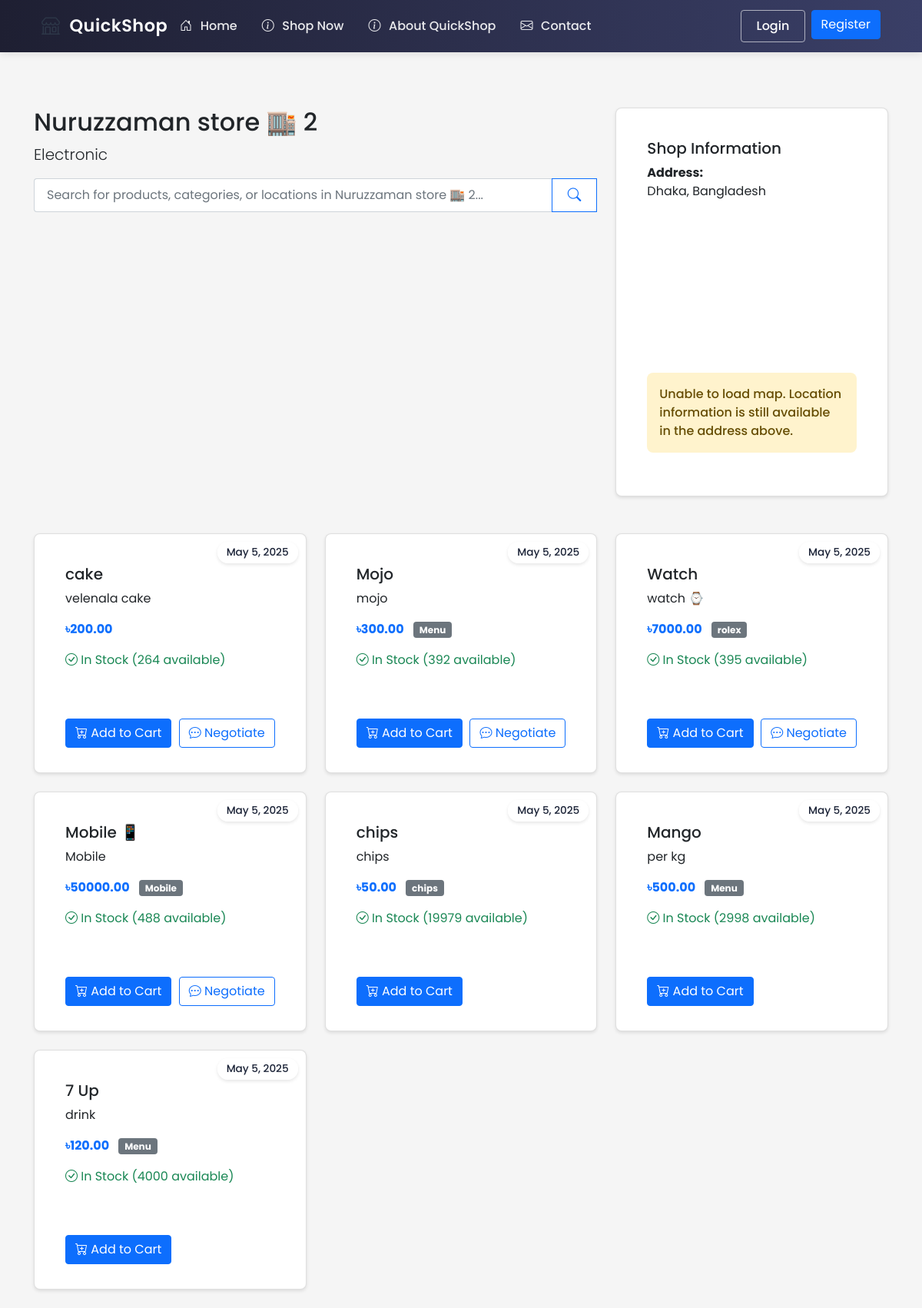
/shop/1, run on an earlier commit of the app's database.
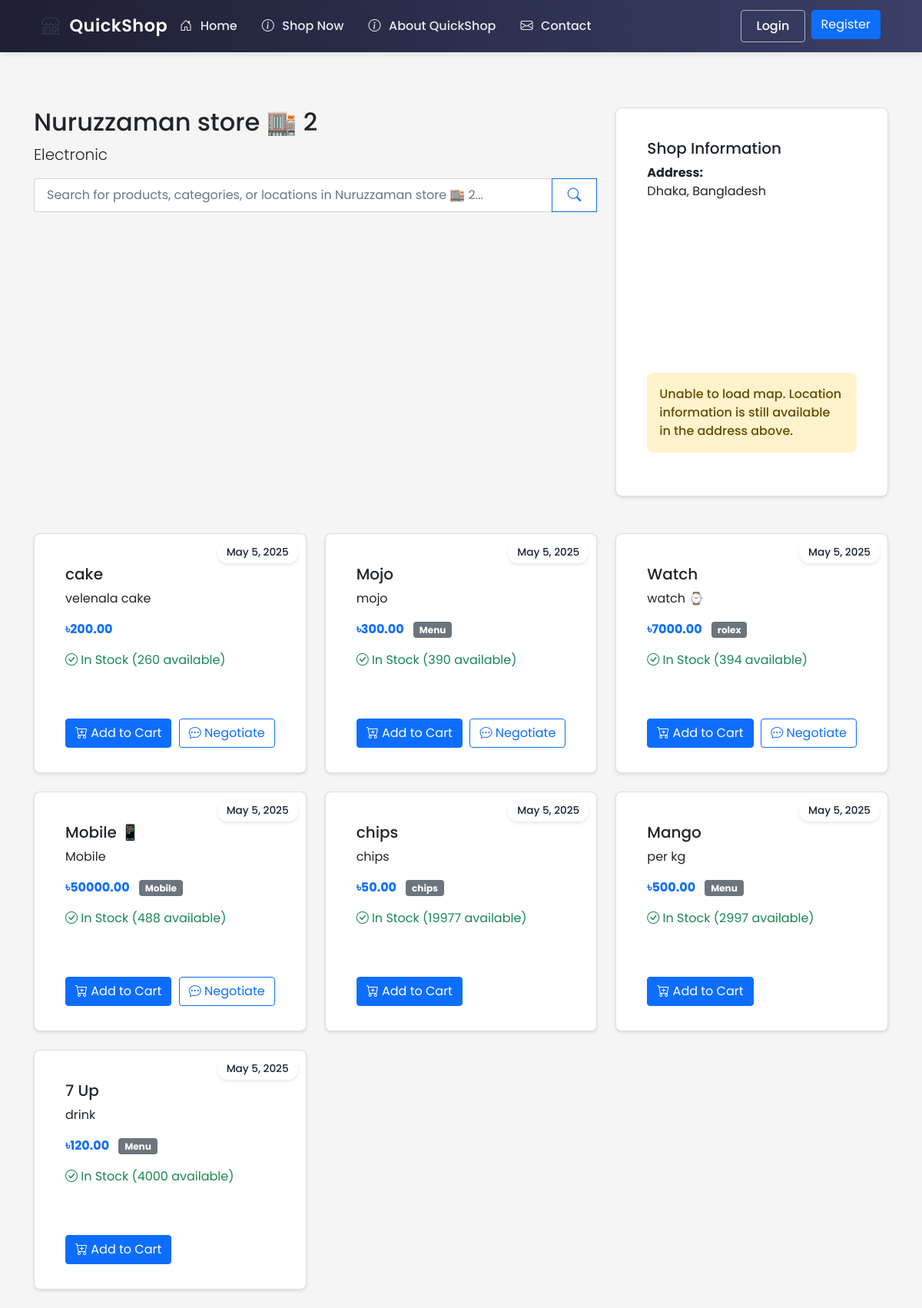
And on a later commit of the database.
### ecommerce/models/shop.py (models this page shows, shortened)
class Product(db.Model):
    id = db.Column(db.Integer, primary_key=True)
    name = db.Column(db.String(100), nullable=False)
    description = db.Column(db.Text)
    price = db.Column(db.Float, nullable=False)
    stock = db.Column(db.Integer, nullable=False, default=0)
    shop_id = db.Column(db.Integer, db.ForeignKey('shop.id'), nullable=False)
    category = db.Column(db.String(50))  # Add category field
    created_at = db.Column(db.DateTime, default=datetime.utcnow)
    images = db.relationship('Image', lazy=True,
                           foreign_keys='Image.product_id',
                           cascade="all, delete-orphan",
                           backref=db.backref('product_ref', lazy=True))
    rating = db.Column(db.Float, default=0.0)  # Average rating
    rating_count = db.Column(db.Integer, default=0)  # Number of ratings
    reviews = db.relationship(Review, backref='product', lazy=True)
    min_price = db.Column(db.Float)  # Minimum acceptable price
    max_discount_percentage = db.Column(db.Float, default=20.0)  # Maximum allowed discount
    continue_iteration = db.Column(db.Boolean, default=False)  # Whether to continue negotiation after max discount
    def is_negotiable(self):
        return self.min_price is not None and self.min_price < self.price

### ecommerce/routes/shop.py (the view)
@shop_bp.route('/<int:shop_id>')
def view(shop_id):
    shop = Shop.query.get_or_404(shop_id)
    if not shop.is_active or shop.approval_status != 'approved':
        flash('This shop is not currently active', 'warning')
        return redirect(url_for('shop.index'))
    return render_template('shop/view.html', shop=shop)

### ecommerce/templates/shop/view.html (shortened to what the changed rows need)
{% extends "base.html" %}
{% block content %}
<div class="container mt-4">
    <div class="row mb-4">
        <div class="col-md-8">
            <h2>{{ shop.name }}</h2>
        </div>
    </div>
    <div class="row">
        {% for product in shop.products %}
            <div class="col-md-4 mb-4">
                <div class="card h-100 product-card">
                    <span class="date-badge">May 5, 2025</span>
                    <div class="card-body">
                        <h5 class="card-title">{{ product.name }}</h5>
                        <p class="card-text">{{ product.description[:100] }}{% if product.description|length > 100 %}...{% endif %}</p>
                        <p class="card-text">
                            <strong class="text-primary">৳{{ "%.2f"|format(product.price) }}</strong>
                            {% if product.category %}
                                <span class="badge bg-secondary ms-2">{{ product.category }}</span>
                            {% endif %}
                        </p>
                        {% if product.stock > 0 %}
                            <p class="text-success">
                                <i class="bi bi-check-circle"></i> In Stock ({{ product.stock }} available)
                            </p>
                        {% else %}
                            <p class="text-danger">
                                <i class="bi bi-x-circle"></i> Out of Stock
                            </p>
                        {% endif %}
                    </div>
                    <div class="card-footer bg-transparent border-top-0 d-flex justify-content-between">
                        {% if product.stock > 0 %}
                            <button class="btn btn-primary add-to-cart"
                                    data-product-id="{{ product.id }}"
                                    data-product-name="{{ product.name }}">
                                <i class="bi bi-cart-plus"></i> Add to Cart
                            </button>
                            {% if product.is_negotiable() %}
                                <button class="btn btn-outline-primary negotiate-price"
                                        data-product-id="{{ product.id }}"
                                        data-product-name="{{ product.name }}"
                                        data-price="{{ product.price }}">
                                    <i class="bi bi-chat-dots"></i> Negotiate
                                </button>
                            {% endif %}
                        {% else %}
                            <button class="btn btn-secondary" disabled>Out of Stock</button>
                        {% endif %}
                    </div>
                </div>
            </div>
        {% else %}
            <div class="col-12">
                <div class="alert alert-info">
                    No products available in this shop yet.
                </div>
            </div>
        {% endfor %}
    </div>
</div>
{% endblock %}

What changed in the data, as far as the page shows it:
changed Product "cake": stock "264" → "260"
changed Product "Mojo": stock "392" → "390"
changed Product "Watch": stock "395" → "394"
changed Product "chips": stock "19979" → "19977"
changed Product "Mango": stock "2998" → "2997"
